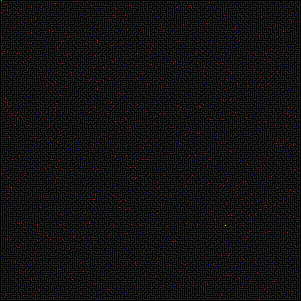
#> input picture mail07/maze.png, 301 x 301 px
$ python maze.py maze.png
#> lines starting #> are read from the running program, lines starting #| are printed output that depends on the picture
#!/usr/bin/python3

###########################################################
#                                                         #
#  THIS IS ALL INEFFICIENT I KNOW BUT TIME WAS A CONCERN  #
#                                                         #
###########################################################

from PIL import Image
import sys

# haha fun
sys.setrecursionlimit(100000)

img = Image.open(sys.argv[1])
#> img is the input picture: PIL image 301x301 RGBA; mean R, G, B, A 17.9, 16.6, 17.7, 255
img.load()

class tile():
    Walkable = 0
    Walked = 1
    Wall = 2
    SecurityGuard = 3
    Camera = 4
    WinnerWinnerChickenDinner = 5

def getpoint(x, y):
#> called with x = 0, y = 1
    if x < 0 or y < 0:
        return tile.Wall
    if x > img.width or y > img.height:
        return tile.Wall

    pix = img.getpixel((x, y))
#> pix = (0, 0, 0, 255)
    if pix == (0, 0, 0, 255):
        return tile.Wall
    if pix == (255, 255, 255, 255):
        return tile.Walked
    if pix == (34, 34, 34, 255):
        return tile.Walkable
    if pix == (255, 0, 0, 255):
        return tile.Camera
    if pix == (0, 0, 255, 255):
        return tile.SecurityGuard
    if pix == (255, 255, 0, 255):
        return tile.WinnerWinnerChickenDinner
    return tile.Wall

def setpoint(x, y, tp):
#> called with x = 0, y = 1, tp = 1
    if tp == tile.Walked:
        img.putpixel((x,y), (255, 255, 255, 255))
    elif tp == tile.Walkable:
        img.putpixel((x,y), (34, 34, 34, 255))
    elif tp == tile.Camera:
        img.putpixel((x,y), (255, 0, 0, 255))
    elif tp == tile.SecurityGuard:
        img.putpixel((x,y), (0, 0, 255, 255))
    return

positions = ((-1, 0), (0, -1), (0, 1), (1, 0))

def solve(x, y):
    tp = getpoint(x, y)
    if tp == tile.WinnerWinnerChickenDinner:
        return 1

    setpoint(x, y, tile.Walked)
    for i in range(0, 4):
        ret = getpoint(x + positions[i][0], y + positions[i][1])
        if ret == tile.Walkable or ret == tile.SecurityGuard or ret == tile.Camera or ret == tile.WinnerWinnerChickenDinner:
            res = solve(x + positions[i][0], y + positions[i][1])
            if res != 0:
                print(str(res))
                if tp == tile.Walkable or tp == tile.WinnerWinnerChickenDinner:
                    return 1 + res
                if tp == tile.Camera:
                    return 3 + res # Should be 2 but quick hack to make it work
                if tp == tile.SecurityGuard:
                    return 2 + res
#> this loop made 4 passes
    setpoint(x, y, tp)
    return 0
sol = solve(0, 1)

img.show()
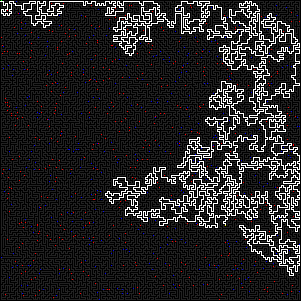
#> shown: PIL image 301x301 RGBA; mean R, G, B, A 37.7, 36.6, 37.5, 255
print("Previous number")
